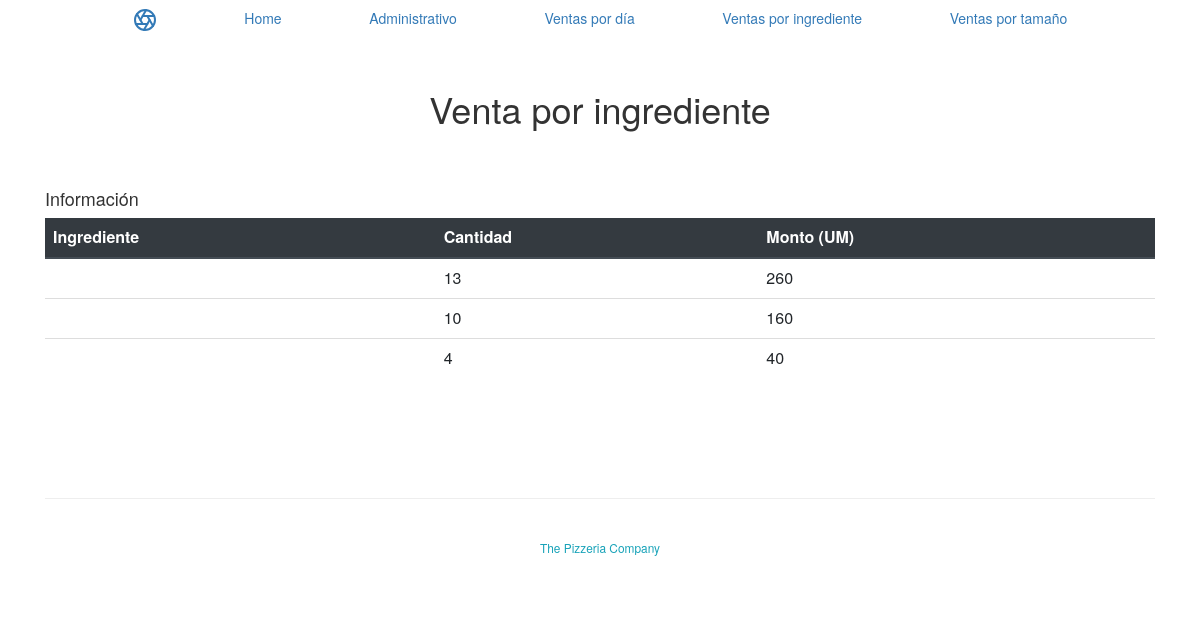
Page /pedidos/administracion/cliente/ on the committed database.
### pedidos/models.py (models this page shows, shortened)
class Pedido(models.Model):
    pedido_id = models.AutoField(primary_key=True)
    fecha_pedido = models.DateField('Fecha pedido')
    nombre_cliente = models.CharField(max_length=200)

### pedidos/views.py (the view)
# urls.py: path('administracion/cliente/', views.venta_cliente, name='venta_cliente'),
def venta_cliente(request):
    raw_query = '''
                select pedidos_pedido.pedido_id,
                pedidos_tamano.nombre_tamano,
                count(pedidos_pizza.tamano_id_id) Cantidad,
                count(pedidos_pizza.tamano_id_id) * pedidos_tamano.costo_tamano Monto
                from  pedidos_pedido , pedidos_pizza, pedidos_tamano
                where pedidos_pizza.pedido_id_id = pedidos_pedido.pedido_id and
                pedidos_pizza.tamano_id_id = pedidos_tamano.tamano_id
                group by pedidos_tamano.nombre_tamano
        '''
    results = Pedido.objects.raw(raw_query)
    return render(request, 'pedidos/venta_cliente.html', {'resultado': results})

### pedidos/templates/pedidos/venta_cliente.html (shortened to what this page needs)
<html>
    <head>
       {% load bootstrap4 %}
       {% bootstrap_css %}
       <link href="//cdnjs.cloudflare.com/ajax/libs/twitter-bootstrap/3.3.7/css/bootstrap.css" rel="stylesheet"/>
       <link href="//cdnjs.cloudflare.com/ajax/libs/bootstrap-datetimepicker/4.17.37/css/bootstrap-datetimepicker.css" rel="stylesheet"/>
    </head>
    <body>
        <nav class="site-header py-1">
            <div class="container d-flex flex-column flex-md-row justify-content-between">
                <a class="py-2" href="{% url 'pedidos:index' %}">
                </a>
                <a class="py-2 d-none d-md-inline-block" href="{% url 'pedidos:index' %}">Home</a>
                <a class="py-2 d-none d-md-inline-block" href="{% url 'pedidos:administracion' %}">Administrativo</a>
                <a class="py-2 d-none d-md-inline-block" href="{% url 'pedidos:hoy' %}">Ventas por día</a>
                <a class="py-2 d-none d-md-inline-block" href="{% url 'pedidos:venta_ingrediente' %}">Ventas por ingrediente</a>
                <a class="py-2 d-none d-md-inline-block" href="{% url 'pedidos:venta_tamano' %}">Ventas por tamaño</a>
            </div>
            </nav>
<div class="container py-5">
    <div class="row">
        <div class="col-md-12">
            <h1 class="text-center mb-5">Venta por ingrediente</h1>
            <div>
               <br>
               <h4>Información </h4>
                   <table class="table">
                    <thead class="thead-dark">
                      <tr>
                        <th scope="col">Ingrediente</th>
                        <th scope="col">Cantidad</th>
                        <th scope="col">Monto (UM)</th>
                      </tr>
                    </thead>
                    <tbody>
                        {% for i in resultado %}
                        <tr>
                        <td>{{i.nombre_ingrediente}}</td>
                        <td>{{i.Cantidad}}</td>
                        <td>{{i.Monto}}</td>
                    </tr>
                    {% endfor %}
                    </tbody>
                </table>
            </div>
        <br><br><br><br>
        </div>
    </div>
    <hr>
    <p class="text-center"><br>
        <a class="small text-info d-inline-block" >The Pizzeria Company</a>
    </p>
</div>
    </body>
  </html>

### rows in the picture
Pedido: Cantidad "13", Monto "260"
Pedido: Cantidad "10", Monto "160"
Pedido: Cantidad "4", Monto "40"
